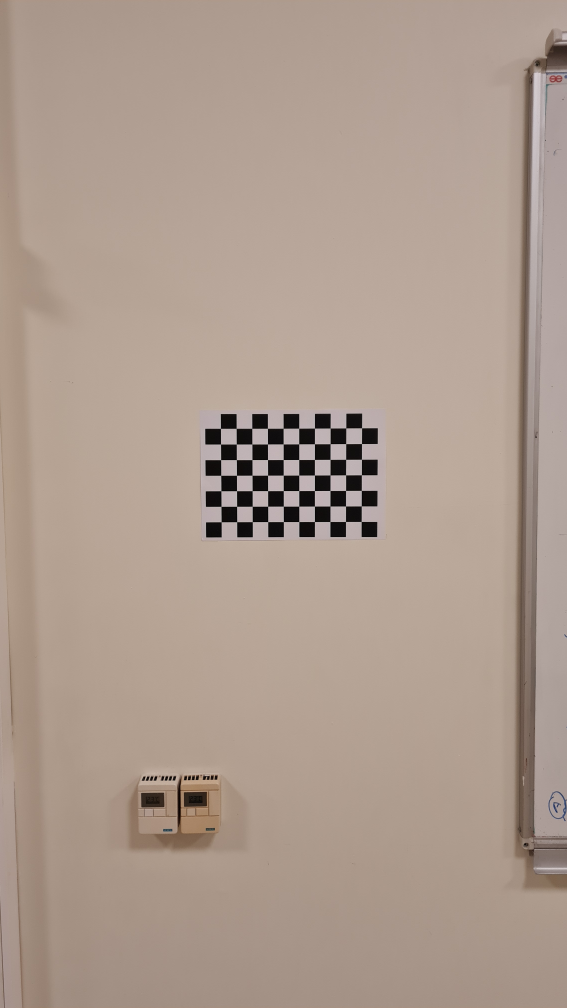
#> input picture calib/board01.jpg, 2268 x 4032 px, given in place of undistorted_scene_left.png, which was not available (shown at 1/4 size)
$ python main.py
#> lines starting #> are read from the running program, lines starting #| are printed output that depends on the picture; pictures that were not available may be replaced by others from this repository, and a replacement may not be noted
### src/match.py
#!/usr/bin/env python3
# match.py

import cv2, os
from utils import print_table

RATIO = 0.75
ORB_K = 5000

def extract_and_match(img1, img2, det="SIFT"):
#> called with img1 = 'results/undistorted_scene_left.png', img2 = 'results/undistorted_scene_right.png', det = 'SIFT'
    i1, i2 = cv2.imread(img1), cv2.imread(img2)
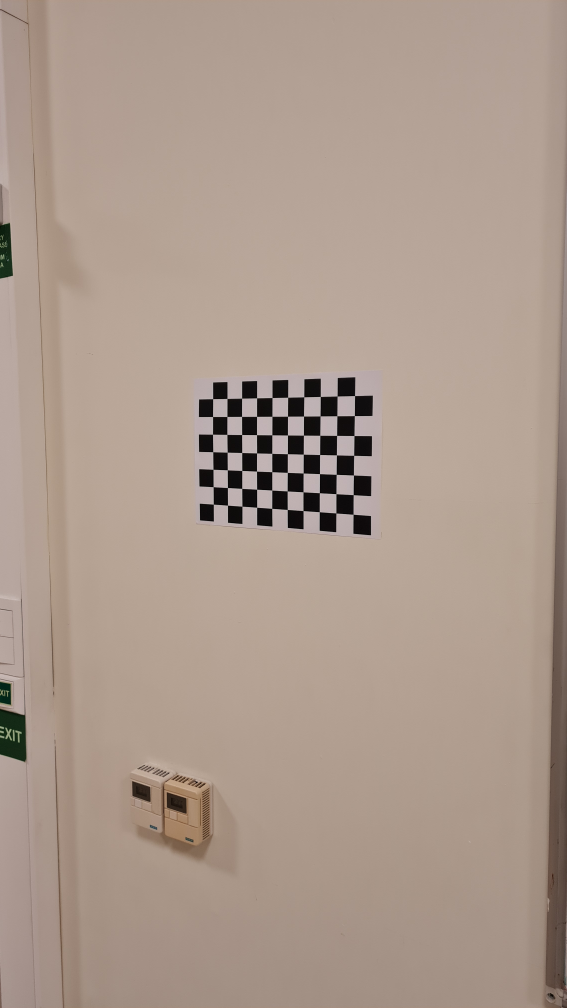
#> input picture calib/board02.jpg, 2268 x 4032 px, given in place of undistorted_scene_right.png, which was not available (shown at 1/4 size)
#> i1 is the input picture: shape (4032, 2268, 3); mean B, G, R 143, 155.2, 173
#> i2 is the input picture: shape (4032, 2268, 3); mean B, G, R 141.2, 153.6, 171.6
    g1, g2 = cv2.cvtColor(i1, cv2.COLOR_BGR2GRAY), cv2.cvtColor(i2, cv2.COLOR_BGR2GRAY)
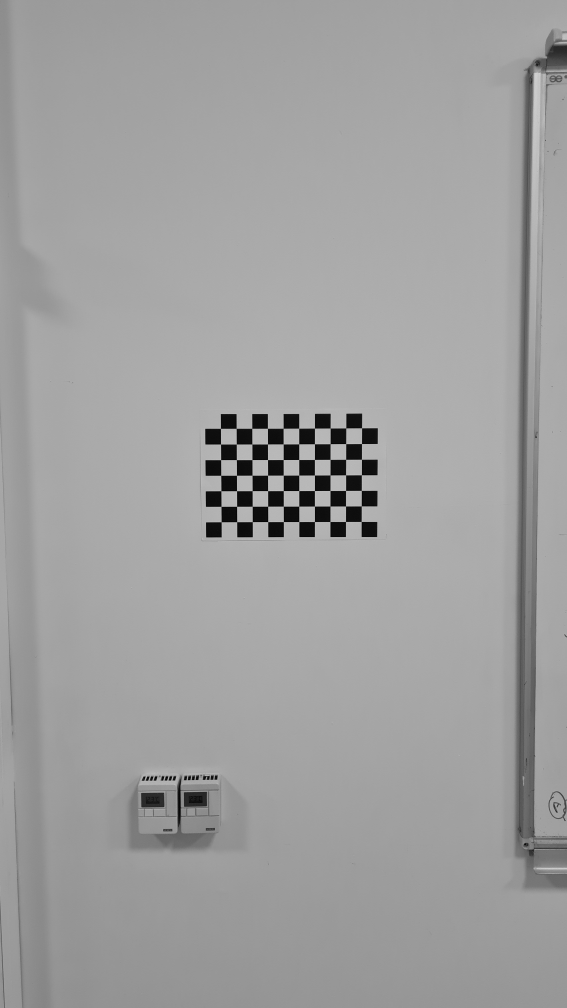
#> g1: shape (4032, 2268) (shown at 1/4 size); min 0, max 217, mean 159.2
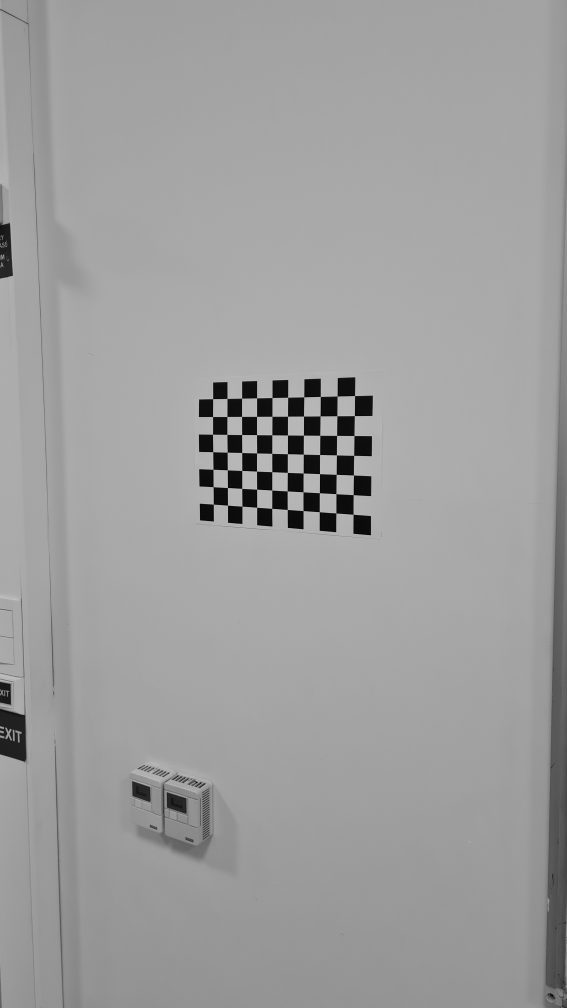
#> g2: shape (4032, 2268) (shown at 1/4 size); min 0, max 214, mean 157.6

    if det.upper() == "ORB":
        f, norm = cv2.ORB_create(ORB_K), cv2.NORM_HAMMING
    else:
        f, norm = cv2.SIFT_create(), cv2.NORM_L2

    k1, d1 = f.detectAndCompute(g1, None)
#> k1 = 2081 keypoints; strongest (x, y, size): (853, 2121, 42), (1479, 2119, 41.9), (850, 1872, 40.9), (1040, 1683, 39.7)
    k2, d2 = f.detectAndCompute(g2, None)
#> k2 = 2189 keypoints; strongest (x, y, size): (1450, 2102, 50.1), (1182, 2082, 43.9), (1059, 2072, 42.4), (940, 2063, 40.9)
    good   = [m for m,n in cv2.BFMatcher(norm).knnMatch(d1, d2, 2) if m.distance < RATIO*n.distance]
#> good = 190 matches
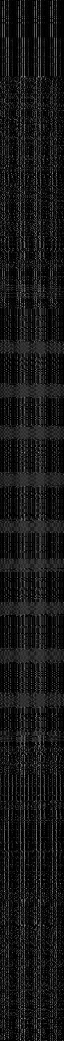
#> d1: shape (2081, 128) float32 (shown at 1/2 size); min 0, max 223, mean 23.1

    out = f"results/matches_{det.lower()}.png"
    cv2.imwrite(out, cv2.drawMatches(i1, k1, i2, k2, good, None,
                                     flags=cv2.DrawMatchesFlags_NOT_DRAW_SINGLE_POINTS))
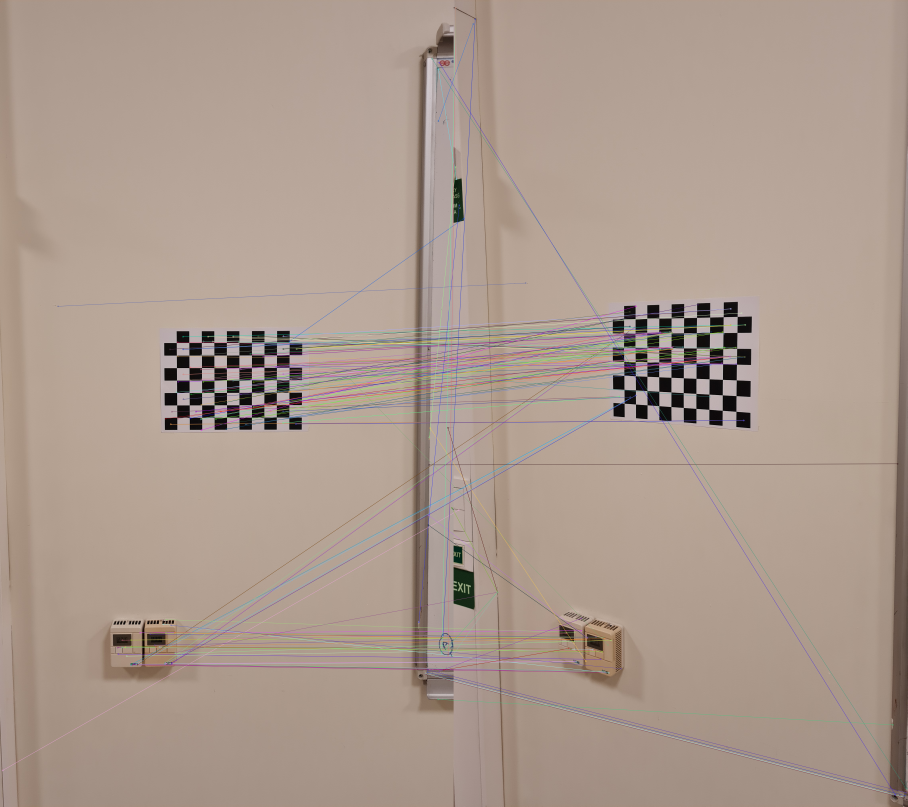
#> saved as matches_sift.png: shape (4032, 4536, 3) (shown at 1/5 size); mean B, G, R 142.2, 154, 171.7

    print_table([dict(Detector=det,
                      KP1=len(k1), KP2=len(k2), Good=len(good),
                      File=os.path.basename(out))],
                title="Feature-Match Summary")
    return k1, k2, good

### src/utils.py
"""
utils.print_table(rows, headers=None, title=None)
-------------------------------------------------
Pretty console table without external deps.
`rows`    : list of dicts  (all rows should share same keys)
`headers` : ordered list of column names (optional; default rows[0].keys())
`title`   : optional single-line heading
"""
from typing import List, Dict, Sequence

def print_table(rows: List[Dict], headers: Sequence[str] = None, title: str = None):
#> called with title = 'Feature-Match Summary'
    if not rows:
        print("(no data)")
        return
    if headers is None:
        headers = list(rows[0].keys())

    # column widths
    col_w = {h: max(len(str(h)), max(len(str(r[h])) for r in rows)) for h in headers}

    sep = "+".join("-"*(col_w[h]+2) for h in headers)
    def _row(vals):
        return "|".join(f" {str(v).ljust(col_w[h])} " for h, v in zip(headers, vals))

    if title:
        print(title)
    print(sep)
    print(_row(headers))
    print(sep)
    for r in rows:
        print(_row([r[h] for h in headers]))
    print(sep)

### src/geom.py
#!/usr/bin/env python3
# geom.py

import cv2, numpy as np, os

RATIO = 0.75
THR   = 1.0

# [8 lines left out: function _draw_epi, not called in this run]

def main(det="SIFT"):
    i1 = cv2.imread("results/undistorted_scene_left.png")
    i2 = cv2.imread("results/undistorted_scene_right.png")
#> (the run stopped early here; a loop or call above may not have finished)
